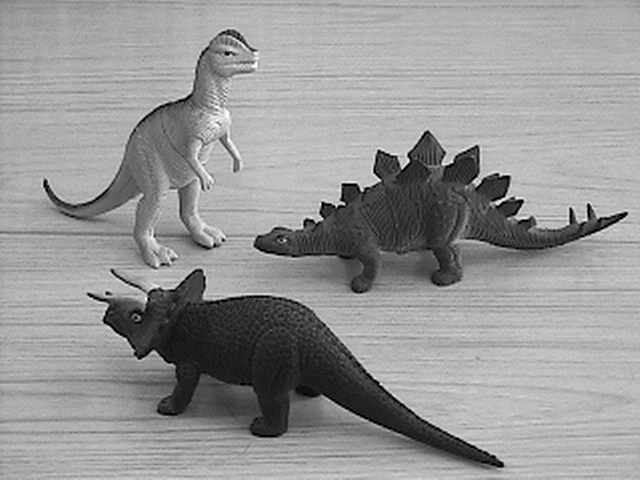
//> input picture Data/imA.png, 640 x 480 px
$ ./punto4a   (built with g++ and OpenCV 4)
//> lines starting //> are read from the running program, lines starting //| are printed output that depends on the picture; after the words box and inside, x2 and y2 are one past the last pixel; in counts of white or black regions, pixels touching at a corner belong together
#include <opencv2/opencv.hpp>
#include <iostream>

using namespace cv;
using namespace std;

int main()
{
    // Cargar imagen A y B
    Mat imgA = imread("../Data/imA.png");
//> imgA is the input picture: 480 rows x 640 cols, CV_8UC3; min 1, max 252, mean 150
    Mat imgB = imread("../Data/imB.png");
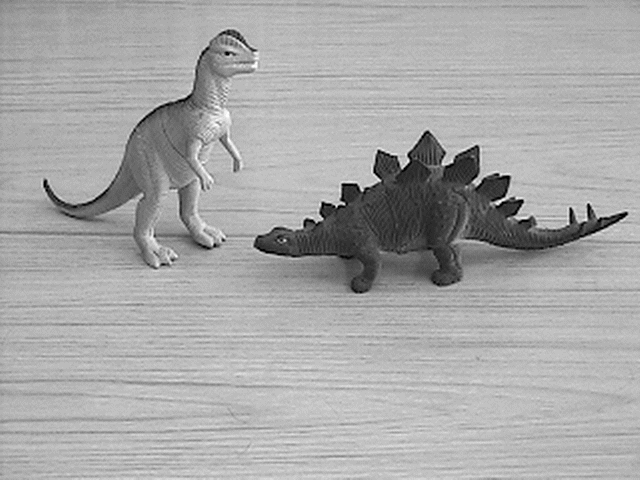
//> input picture Data/imB.png, 640 x 480 px
//> imgB is the input picture: 480 rows x 640 cols, CV_8UC3; min 2, max 252, mean 167.7

    if(imgA.empty() || imgB.empty())
    {
        cout << "Error cargando imagenes" << endl;
        return -1;
    }

    // Convertir a gris
    Mat grayA, grayB;
    cvtColor(imgA, grayA, COLOR_BGR2GRAY);
    cvtColor(imgB, grayB, COLOR_BGR2GRAY);

    // Diferencia absoluta
    Mat diferencia;
    absdiff(grayA, grayB, diferencia);
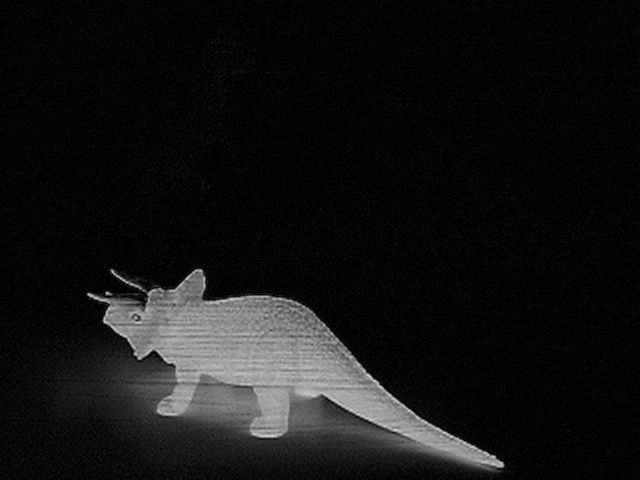
//> diferencia: 480 rows x 640 cols, CV_8UC1; min 0, max 217, mean 19.4

    // Crear máscara binaria
    Mat mascara;
    threshold(diferencia, mascara, 40, 255, THRESH_BINARY);
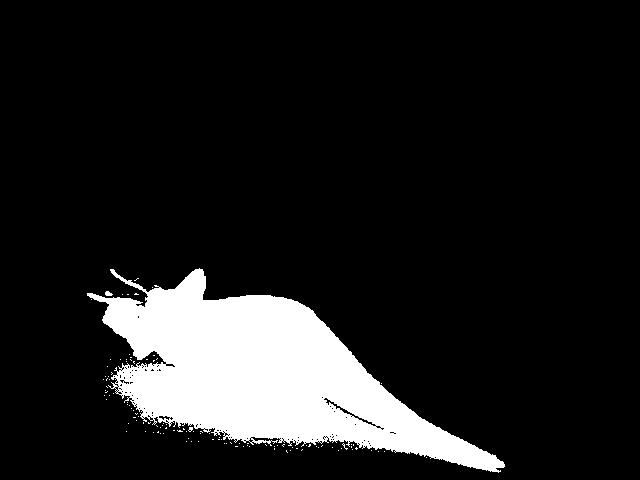
//> mascara: 480 rows x 640 cols, CV_8UC1; 12.1% white; 113 white regions (111 under 20 px), largest, box (x1, y1, x2, y2) and area: (87, 268, 505, 473) 36832, (105, 291, 113, 296) 29

    // Crear imagen resultado con fondo negro
    Mat resultado(grayA.size(), CV_8UC1, Scalar(255));

    // Copiar solo el triceratops en gris
    grayA.copyTo(resultado, mascara);
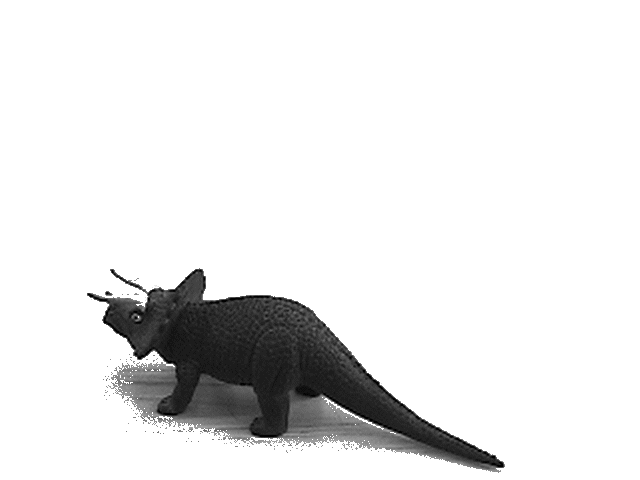
//> resultado: 480 rows x 640 cols, CV_8UC1; min 1, max 255, mean 231.8

    // Guardar imagen C
    bool guardado = imwrite("../Data/imagenC_gris.png", resultado);

    if(guardado)
        cout << "Imagen C guardada correctamente." << endl;
    else
        cout << "Error al guardar imagen C." << endl;

    // Mostrar solo la imagen final
    imshow("Imagen C - Triceratops en Gris", resultado);
    waitKey(0);
    destroyAllWindows();

    return 0;
}
